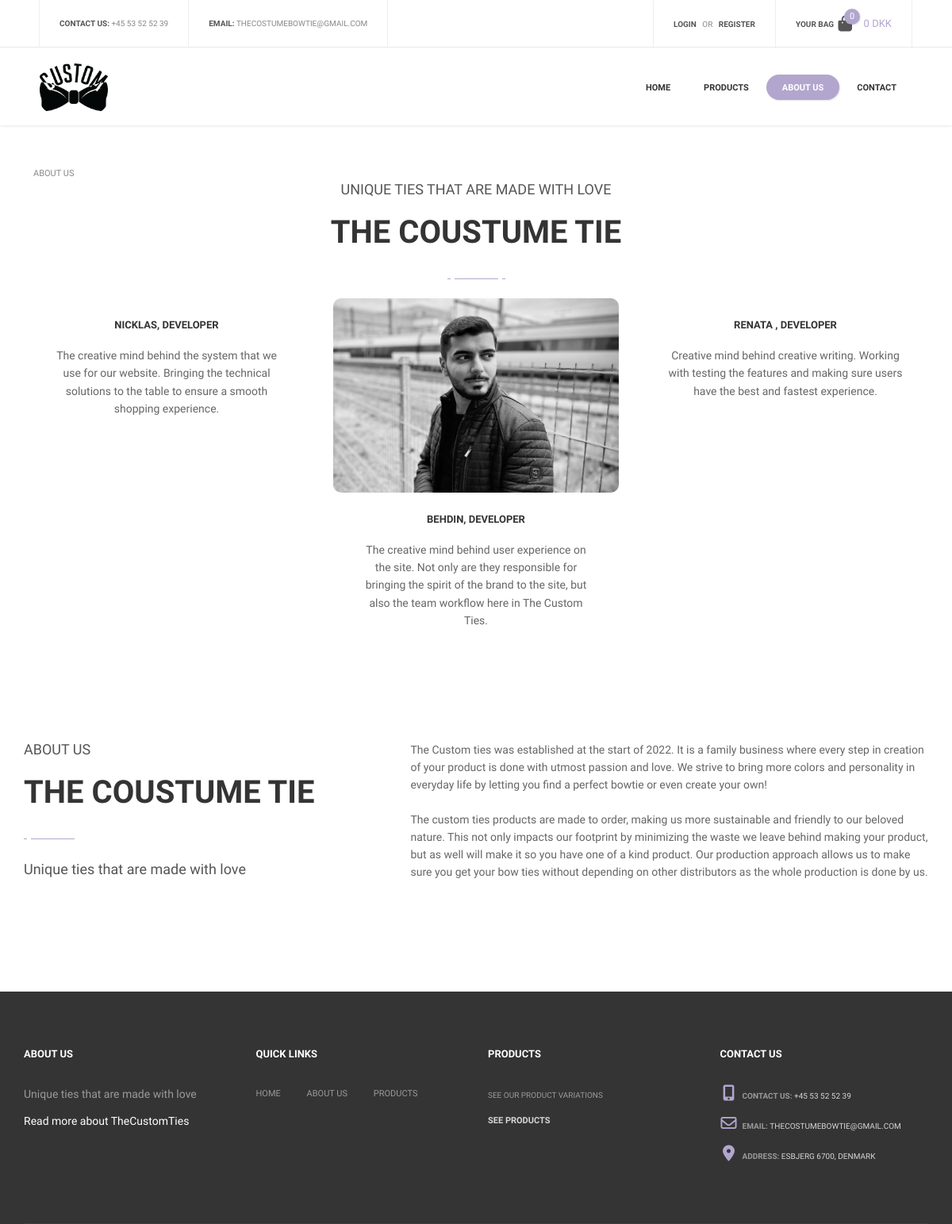
/AboutUS, run on an earlier commit of the app's database.
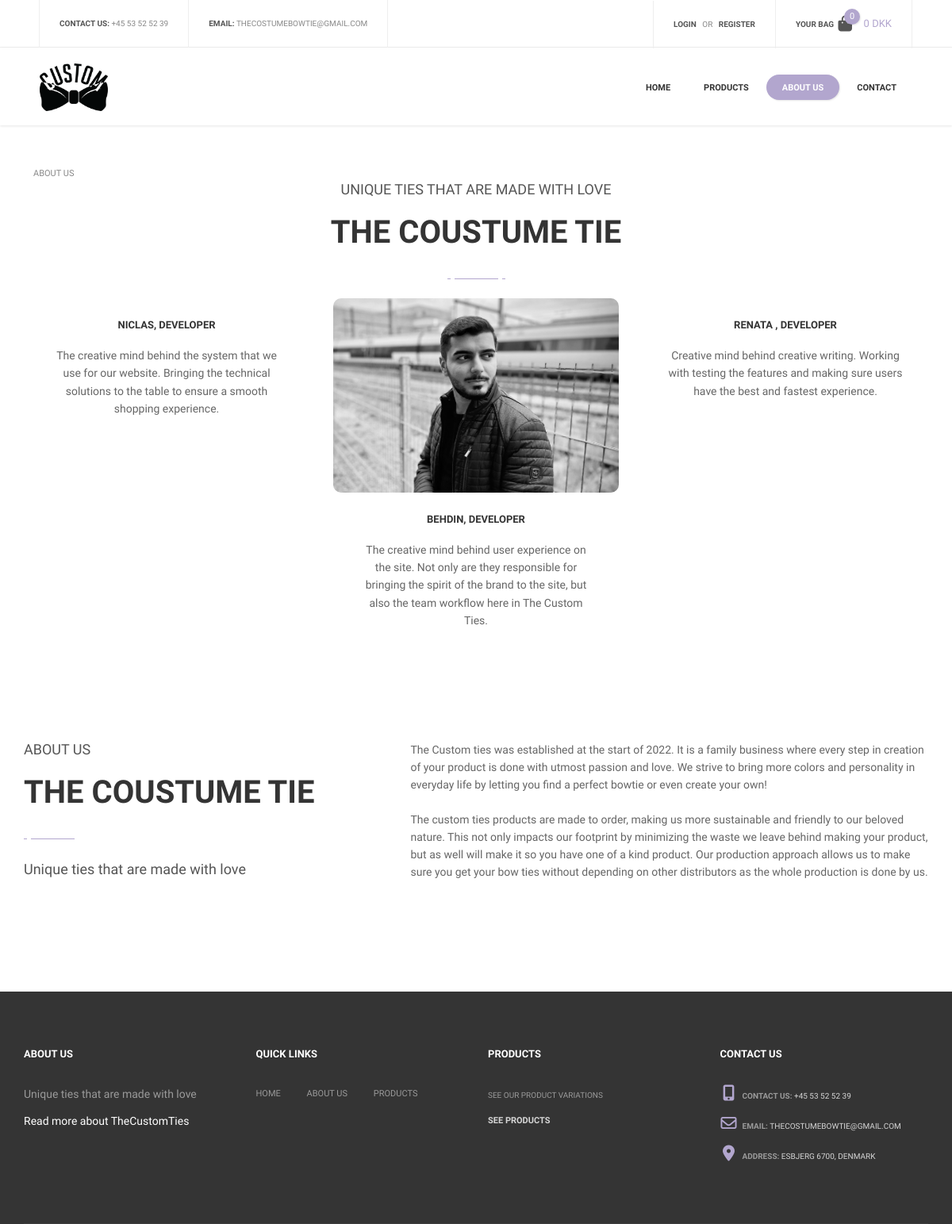
And on a later commit of the database.
### tables this page shows
CREATE TABLE IF NOT EXISTS frontpage (
    id varchar(50) NOT NULL PRIMARY KEY,
    `text` text
);

### index.php (called while the page is built, shortened)
<?php
    include "public/Router.php";
    $request = $_SERVER["REQUEST_URI"];
    $router = new Router($request);
    $router->get('/', 'views/frontend/Home');
    $router->get('/profile', 'views/login/profile');
    $router->get('/editProfileFunction', 'controllers/editProfile');
    $router->get('/loginFunction', 'controllers/login');
    $router->get('/loginFailedFunction', 'controllers/loginFailed');
    $router->get('/signupFunction', 'controllers/signup');
    $router->get('/logoutFunction', 'controllers/logout');
    $router->get('/Product', 'views/frontend/Product');
    $router->get('/ProductType', 'views/frontend/productType');
    $router->get('/ProductSale', 'views/frontend/productSale');
    $router->get('/AboutUS', 'views/frontend/AboutUS');

### models/handlers/frontpageHandler.php (called while the page is built, shortened)
<?php
$rootPath = "";
require_once $rootPath . "public/dbconn.php";
require_once $rootPath . "models/sql/frontpage.php";
class FrontpageHandler extends Frontpage{
    public $db;
    public function __construct($db) {
        $this->db = $db;
    }
    public function getFrontpage(){
        $getFrontpage = $this->db->prepare($this->getAllFrontpageQuery);
        $getFrontpage->execute();
        return $getFrontpage->fetchAll();
    }
}
$FrontpageHandler = new FrontpageHandler($db);

### controllers/frontpage.php (called while the page is built, shortened)
<?php
$dataset = $FrontpageHandler->getFrontpage();
foreach($dataset as $data){
    if($data['id'] == 'phone'){
        $phone = $data['text'];
    }
    if($data['id'] == 'email'){
        $email = $data['text'];
    }
    if($data['id'] == 'address'){
        $address = $data['text'];
    }
    if($data['id'] == 'nav1'){
        $nav1 = $data['text'];
    }
    if($data['id'] == 'nav2'){
        $nav2 = $data['text'];
    }
    if($data['id'] == 'nav3'){
        $nav3 = $data['text'];
    }
    if($data['id'] == 'nav4'){
        $nav4 = $data['text'];
    }
    if($data['id'] == 'aboutPageTitle1'){
        $aboutPageTitle1 = $data['text'];
    }
    if($data['id'] == 'aboutPageText1'){
        $aboutPageText1 = $data['text'];
    }
    if($data['id'] == 'aboutUsImageTwo'){
        $aboutUsImageTwo = $data['text'];
    }
    if($data['id'] == 'aboutPageTitle2'){
        $aboutPageTitle2 = $data['text'];
    }
    if($data['id'] == 'aboutPageText2'){
        $aboutPageText2 = $data['text'];
    }
    if($data['id'] == 'aboutPageTitle3'){
        $aboutPageTitle3 = $data['text'];
    }
    if($data['id'] == 'aboutPageText3'){
        $aboutPageText3 = $data['text'];
    }
    if($data['id'] == 'aboutusSubtitle'){
        $aboutusSubtitle = $data['text'];
    }
    if($data['id'] == 'aboutusSlogan'){
        $aboutusSlogan = $data['text'];
    }
    if($data['id'] == 'aboutusTitle'){
        $aboutusTitle = $data['text'];
    }
    if($data['id'] == 'aboutUs1'){
        $aboutUs1 = $data['text'];
    }
    if($data['id'] == 'aboutUs2'){
        $aboutUs2 = $data['text'];
    }
}

### controllers/cartManager.php (called while the page is built, shortened)
<?php
$total = 0;

### views/frontend/AboutUS.php (the view, shortened to what this page needs)
<?php
    $rootPath = "";
    $pageName = "About Us";
    require_once $rootPath . "views/frontend/partials/header.php";
    require_once $rootPath . "models/handlers/frontpageHandler.php";
    require_once $rootPath . "controllers/frontpage.php";
?>
    <div class="empty-space col-xs-b35 col-md-b70"></div>
<div class="breadcrumbs SiteMap">
    <?php
    for($i = 0; $i < count($_SESSION['breadcrumbs']); $i++){
        $link = $_SESSION['breadcrumbsLinks'][$i];
        echo "<a class='breadcrumb-flex' href='$link'> ".$_SESSION['breadcrumbs'][$i]."</a>";
    }
    ?>
</div>
<div class="container">
    <div class="text-center">
        <div class="simple-article size-3 grey uppercase col-xs-b5"><?php echo $aboutusSlogan ?></div>
        <div class="h2"><?php echo $aboutusTitle ?></div>
        <div class="title-underline center"><span></span></div>
    </div>
</div>
<div class="container">
    <div class="slider-wrapper">
        <div class="swiper-container" data-breakpoints="1" data-xs-slides="1" data-sm-slides="2" data-md-slides="2"
            data-lt-slides="3" data-slides-per-view="3" data-space="30">
            <div class="swiper-wrapper">
                <div class="swiper-slide">
                    <div class="icon-description-shortcode style-2">
                        <div class="content">
                            <h6 class="title h6"><?php echo $aboutPageTitle1?></h6>
                            <div class="description simple-article size-2"><?php echo $aboutPageText1?></div>
                        </div>
                    </div>
                </div>
                <div class="swiper-slide">
                    <div class="icon-description-shortcode style-2">
                        <img class="image-icon image-thumbnail rounded-image" src="uploads/<?php echo $aboutUsImageTwo?>"
                            alt="" />
                        <div class="content">
                            <h6 class="title h6"><?php echo $aboutPageTitle2?></h6>
                            <div class="description simple-article size-2"><?php echo $aboutPageText2?></div>
                        </div>
                    </div>
                </div>
                <div class="swiper-slide">
                    <div class="icon-description-shortcode style-2">
                        <div class="content">
                            <h6 class="title h6"><?php echo $aboutPageTitle3?></h6>
                            <div class="description simple-article size-2"><?php echo $aboutPageText3?></div>
                        </div>
                    </div>
                </div>
            </div>
        </div>
    </div>
</div>
<div class="empty-space col-xs-b35 col-md-b70"></div>
<div class="empty-space col-xs-b35 col-md-b70"></div>
<div class="container">
    <div class="row">
        <div class="col-sm-5">
            <div class="simple-article size-3 grey uppercase col-xs-b5"><?php echo $aboutusSubtitle ?></div>
            <div class="h2"><?php echo $aboutusTitle ?></div>
            <div class="title-underline left"><span></span></div>
            <div class="simple-article size-4 grey"><?php echo $aboutusSlogan ?></div>
        </div>
        <div class="col-sm-7">
            <div class="simple-article size-3">
                <p><?php echo $aboutUs1 ?></p>
                <p><?php echo $aboutUs2 ?>
                </p>
            </div>
        </div>
    </div>
</div>
<div class="empty-space col-xs-b35 col-md-b70"></div>
<div class="empty-space col-xs-b35 col-md-b70"></div>
<?php
    require_once $rootPath . "views/frontend/partials/footer.php";
?>

### public/Router.php (shortened to what this page needs)
<?php
class Router{
    private $request;
    public function __construct($requestPara){
        $this->request = $requestPara;
    }
    public function get($route, $file){
        $uri = trim($this->request, "/");
        $uri = explode("/", $uri);
        if($uri[0] == trim($route, "/")){
            require_once $file . ".php";
        }
    }
}

### views/frontend/partials/header.php (shortened to what this page needs)
<?php
    require_once $rootPath . "models/handlers/frontpageHandler.php";
    require_once $rootPath . "models/handlers/ProductsHandler.php";
    require_once $rootPath . "controllers/frontpage.php";
    require_once $rootPath . "controllers/cartManager.php";
?>
<!DOCTYPE html>
<html lang="en">
<head>
    <link href="https://cdnjs.cloudflare.com/ajax/libs/font-awesome/6.2.0/css/all.min.css" rel="stylesheet">
    <link href="<?php echo BASE_URL ?>/views/frontend/partials/css/TheCostumCSS.css" rel="stylesheet">
    <link href="<?php echo BASE_URL ?>/views/frontend/partials/css/bootstrap.extension.css" rel="stylesheet">
    <link href="<?php echo BASE_URL ?>/views/frontend/partials/css/bootstrap.min.css" rel="stylesheet">
    <link href="<?php echo BASE_URL ?>/views/frontend/partials/css/style.css" rel="stylesheet">
    <link href="<?php echo BASE_URL ?>/views/frontend/partials/css/swiper.css" rel="stylesheet">
    <link href="<?php echo BASE_URL ?>/views/frontend/partials/css/sumoselect.css" rel="stylesheet">
    <link href="<?php echo BASE_URL ?>/views/frontend/partials/css/font-awesome.min.css" rel="stylesheet">
</head>
<body>
    <div id="content-block">
        <header>
            <div class="header-top">
                <div class="content-margins">
                    <div class="row">
                        <div class="col-md-5 hidden-xs hidden-sm">
                            <div class="entry">
                                <b>contact us:</b>
                                <a href="tel:+4553525239"><?php echo $phone ?></a>
                            </div>
                            <div class="entry">
                                <b>email:</b>
                                <a href="mailto:thecostumebowtie@gmail.com"><?php echo $email ?></a>
                            </div>
                        </div>
                        <div class="col-md-7 col-md-text-right">
                            <?php
                                if (!isset($_SESSION["loggedin"]) || $_SESSION["loggedin"] != true) {
                            ?>
                                    <div class="entry">
                                        <a class="open-popup" data-rel="1"><b>login</b></a>
                                        &nbsp; or &nbsp;
                                        <a class="open-popup" data-rel="2"><b>register</b></a>
                                    </div>
                            <?php
                                }
                            ?>
                            <div class="entry hidden-xs hidden-sm cart">
                                <a href="Checkout">
                                    <b class="hidden-xs">Your bag</b>
                                    <?php
                                        $amountOfItems = 0;
                                    ?>
                                    <span class="cart-icon">
                                        <i class="fa fa-shopping-bag" aria-hidden="true"></i>
                                        <span class="cart-label"><?php echo $amountOfItems ?></span>
                                    </span>
                                    <span class="cart-title hidden-xs"><?php echo $total ?> DKK</span>
                                </a>
                            </div>
                        </div>
                    </div>
                </div>
            </div>
            <div class="header-bottom">
                <div class="content-margins">
                    <div class="row">
                        <div class="col-xs-3 col-sm-1">
                            <a id="logo" href="/"><img src="assets/icons/logo-2.png" alt="" /></a>
                        </div>
                        <div class="col-xs-9 col-sm-11 text-right">
                            <div class="nav-wrapper">
                                <nav>
                                    <ul>
                                        <li <?php echo $pageName == "Home" ? 'class="active"' : "" ?>>
                                            <a href="/"><?php echo $nav1 ?></a>
                                        </li>
                                        <li style="margin-left: 2px;" <?php echo $pageName == "Product" ? 'class="active"' : "" ?>>
                                            <a href="Product"><?php echo $nav2 ?></a>
                                        </li>
                                        <li style="margin-left: 2px;" <?php echo $pageName == "About Us" ? 'class="active"' : "" ?>>
                                            <a href="AboutUS"><?php echo $nav3 ?></a>
                                        </li>
                                        <li style="margin-left: 2px;" <?php echo $pageName == "Contact Us" ? 'class="active"' : "" ?>>
                                            <a href="Contact"><?php echo $nav4 ?></a>
                                        </li>
                                    </ul>
                                </nav>
                            </div>
                        </div>
                    </div>
                </div>
            </div>
        </header>

### views/frontend/partials/footer.php (shortened to what this page needs)
<?php
    require_once $rootPath . "models/handlers/frontpageHandler.php";
    require_once $rootPath . "controllers/frontpage.php";
?>
<footer>
            <div class="container">
                <div class="footer-top">
                    <div class="row">
                        <div class="col-sm-6 col-md-3 col-xs-b30 col-md-b0">
                            <h6 class="h6 light"><?php echo $aboutusSubtitle ?></h6>
                            <div class="empty-space col-xs-b20"></div>
                            <div class="simple-article size-2 light fulltransparent margin-15"><?php echo $aboutusSlogan ?></div>
                            <div class="description">
                                    <a href="/AboutUS" class="title">Read more about TheCustomTies</a>
                            </div>
                            <div class="empty-space col-xs-b20"></div>
                        </div>
                        <div class="col-sm-6 col-md-3 col-xs-b30 col-md-b0">
                            <h6 class="h6 light">quick links</h6>
                            <div class="empty-space col-xs-b20"></div>
                            <div class="footer-column-links">
                                <div class="row">
                                    <div class="col-xs-6 footer-links-flex">
                                        <a href="/">home</a>
                                        <a href="/AboutUS">about us</a>
                                        <a href="/Product">products</a>
                                    </div>
                                </div>
                            </div>
                        </div>
                        <div class="col-sm-6 col-md-3 col-xs-b30 col-sm-b0">
                            <h6 class="h6 light">Products</h6>
                            <div class="empty-space col-xs-b20"></div>
                            <div class="footer-post-preview clearfix">
                                <div class="description">
                                    <div class="date">See our product variations</div>
                                    <a href="/Product" class="title">See products</a>
                                </div>
                            </div>
                        </div>
                        <div class="col-sm-6 col-md-3">
                            <h6 class="h6 light">Contact us</h6>
                            <div class="empty-space col-xs-b20"></div>
                                <div class="footer-contact"><i class="fa fa-mobile" aria-hidden="true"></i> contact us: <a href="tel:+4553525239"><?php echo $phone ?></a></div>
                                <div class="footer-contact"><i class="fa fa-envelope-o" aria-hidden="true"></i> email: <a href="mailto:thecostumebowtie@gmail.com"><?php echo $email ?></a></div>
                                <div class="footer-contact"><i class="fa fa-map-marker" aria-hidden="true"></i> address: <a href="#"><?php echo $address ?></a></div>
                        </div>
                    </div>
                </div>
            </div>
        </footer>
</body>
</html>

### views/frontend/partials/css/TheCostumCSS.css (style rules this page uses)
.swiper-wrapper { cursor: url(../../../assets/img/drag.png) 16 9, ew-resize; }
.breadcrumbs { margin-left: 20px; }
.SiteMap { margin-left: 3.5%; display: flex; }
.uppercase { text-transform:uppercase; }
.date, .description { margin-bottom: 15px; color: white; }
.margin-15 { margin-bottom: 15px; }
.footer-links-flex { display: flex; justify-content: space-between; width: 80% !important; }

What changed in the data, as far as the page shows it:
changed frontpage: text "NICKLAS, DEVELOPER" → "NICLAS, DEVELOPER"
